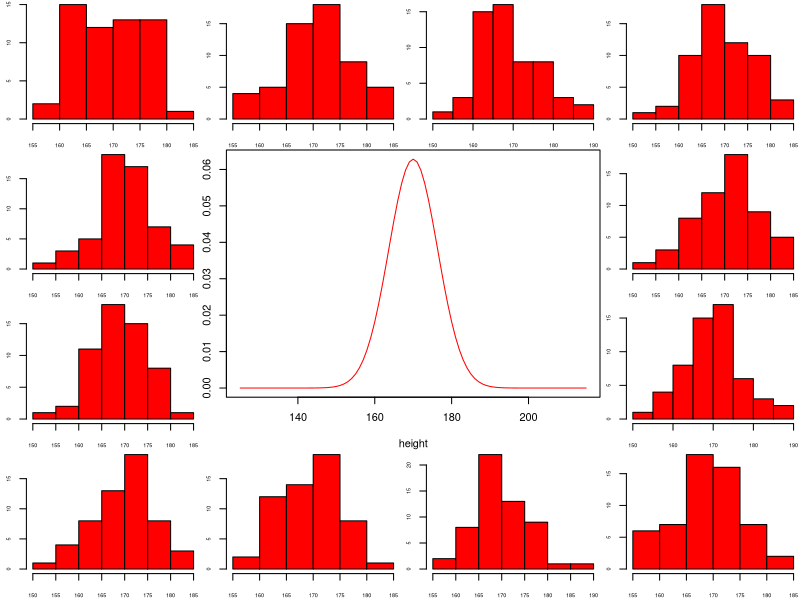
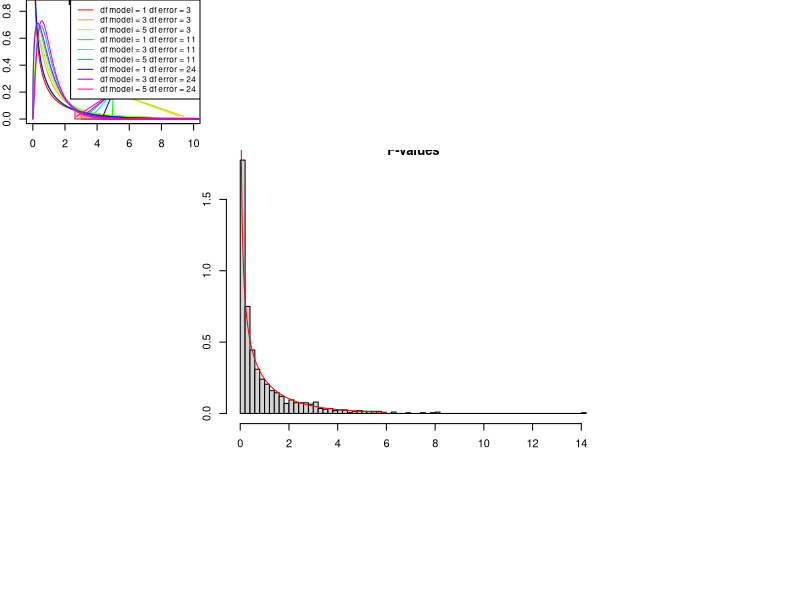

Here is the R script that generated these plots, in order:
## ---- chunk 1
set.seed(4876)
## ---- chunk 2
#| output-location: slide
#| code-line-numbers: "3|6-7|14"

layout(matrix(c(2:6,1,1,7:8,1,1,9:13), 4, 4))

n  = 56    # Sample size
df = n - 1 # Degrees of freedom

mu    = 170
sigma = 6.35 

height = seq(mu-45, mu+45, 1)

par(mar=c(4,2,0,0))  
plot(height, dnorm(height, mean = mu, sd = sigma), type='l', col="red")

n.samples = 12

for(i in 1:n.samples) {
  
  par(mar=c(2,2,0,0))  
  hist(rnorm(n, mu, sigma), main="", cex.axis=.5, col="red")
  
}
## ---- chunk 3
x.1 = rnorm(n, mu, sigma)
x.2 = rnorm(n, mu, sigma)
## ---- chunk 4
data <- data.frame(group = rep(c("s1", "s2"), each=n), score = c(x.1,x.2))
	
F = round(summary(aov(lm(score ~ group, data)))[[1]]$F[1], 2)

MS_model = round(summary(aov(lm(score ~ group, data)))[[1]]$Mean[1], 2)
MS_error = round(summary(aov(lm(score ~ group, data)))[[1]]$Mean[2], 2)
## ---- chunk 5
#| output-location: slide
#| code-line-numbers: "1|7-8"

n.samples = 1000

f.values = vector()

for(i in 1:n.samples) {
  
  x.1 = rnorm(n, mu, sigma); x.1
  x.2 = rnorm(n, mu, sigma); x.2

  data <- data.frame(group = rep(c("s1", "s2"), each=n), score = c(x.1,x.2))
	
  f.values[i] = summary(aov(lm(score ~ group, data)))[[1]]$F[1]

}

k = 2
N = 2*n

df.model = k - 1
df.error = N - k

hist(f.values, freq = FALSE, main="F-values", breaks=100)
F = seq(0, 6, .01)
lines(F, df(F,df.model, df.error), col = "red")
## ---- chunk 6
#| output-location: slide

multiple.n  = c(5, 15, 30)
multiple.k  = c(2, 4, 6)
multiple.df.model = multiple.k - 1
multiple.df.error = multiple.n - multiple.k
col         = rainbow(length(multiple.df.model) * length(multiple.df.error))
F = seq(0, 10, .01)

plot(F,  df(F, multiple.df.model[1], multiple.df.error[1]), type = "l", 
     xlim = c(0,10), ylim = c(0,.85), 
     xlab = "F", ylab="density", 
     col  = col[1], main="F-distributions" )

dfs = expand.grid(multiple.df.model, multiple.df.error)

for(i in 2:dim(dfs)[1]) { 
  
  lines(F, df(F, dfs[i,1], dfs[i,2]), col=col[i])
  
  critical.f <- qf(.95, dfs[i,1], dfs[i,2])
  
  f.alpha <- seq(critical.f, 1000, .01)
  
  polygon(c(f.alpha, rev(f.alpha)), c(df(f.alpha, dfs[i,1], dfs[i,2]), f.alpha*0 ), col= rgb(1,.66,0, .5), border = col[i])
  
  lines(c(critical.f+.1, 5), c(.02, .2), col=col[i])
        
}

text(5,.2, expression(paste(alpha, "= 5%")), pos =3)

legend("topright", legend = paste("df model =",dfs[,1], "df error =", dfs[,2]), lty=1, col = col, cex=.75)
